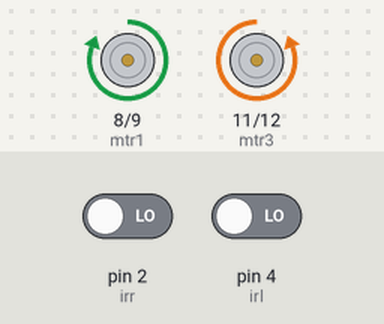
A sketch run on a simulated Arduino Uno, built with avr-gcc and run on an emulated ATmega328P. Parts: motor-driver pin pairs drawn as motors (green arrow = first pin HIGH = forward, orange = second pin HIGH = backward, longer = more drive). The test bench sets the inputs (shaded band); at power-on: pin 2 (irr) LOW, pin 4 (irl) LOW.

Above: at 1.2 s.
1.3 s: pin 2 (irr) driven HIGH
At 2.5 s:
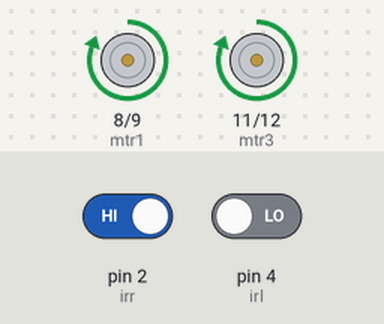
2.8 s: pin 4 (irl) driven HIGH
At 3.7 s:
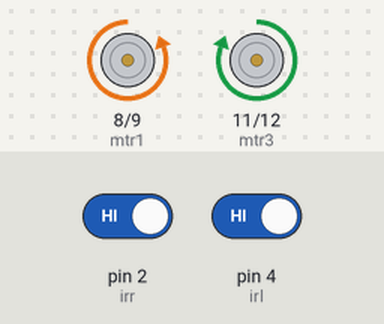
4.3 s: pin 4 (irl) driven LOW
At 4.9 s:
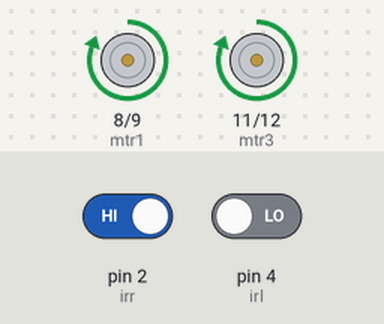
5.8 s: pin 2 (irr) driven LOW
At 7.2 s:
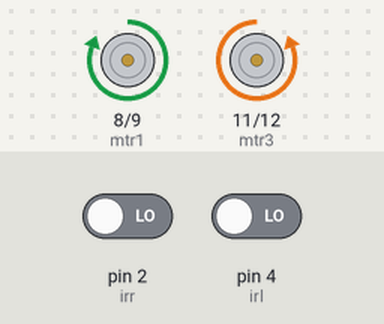
Timing chart, 0 to 8.3 s (numbered marks = the images above; inputs shaded):
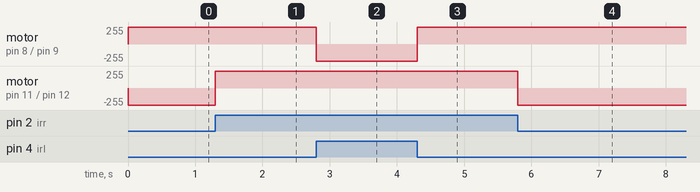

Measured:
- after the input at 1.3 s, motor on pin 11 (mtr3) / pin 12 (mtr4): backward 255/255 → forward 255/255 at once
- after the input at 2.8 s, motor on pin 8 (mtr1) / pin 9 (mtr2): forward 255/255 → backward 255/255 at once
- after the input at 4.3 s, motor on pin 8 (mtr1) / pin 9 (mtr2): backward 255/255 → forward 255/255 at once
- after the input at 5.8 s, motor on pin 11 (mtr3) / pin 12 (mtr4): forward 255/255 → backward 255/255 at once

The sketch:

line_follower_ojass.ino
```cpp
int irr = 2;
int irl = 4;
int mtr1 = 8;
int mtr2 = 9;
int mtr3 = 11;
int mtr4 = 12;

void setup() {
  pinMode(irr,INPUT);
  pinMode(irl,INPUT);
  pinMode(mtr1, OUTPUT);
  pinMode(mtr2, OUTPUT);
  pinMode(mtr3, OUTPUT);
  pinMode(mtr4, OUTPUT);
}

void loop()
{
int right = digitalRead(irr);
int left = digitalRead(irl);
 if(right!=0 && left==0)
 {
  digitalWrite(mtr1,HIGH);
  digitalWrite(mtr2,LOW);
  digitalWrite(mtr3,HIGH);
  digitalWrite(mtr4,LOW);
 }
 //left turn code below
 if(left!=0 && right==0)
 {
  digitalWrite(mtr1,LOW);
  digitalWrite(mtr2,HIGH);
  digitalWrite(mtr3,HIGH);
  digitalWrite(mtr4,LOW);

 }
 //right turn code below
if(left!=0 && right!=0)
 {
  digitalWrite(mtr1,LOW);
  digitalWrite(mtr2,HIGH);
  digitalWrite(mtr3,HIGH);
  digitalWrite(mtr4,LOW);

 }
 /*if(left!=0 && right==0)
 {
  digitalWrite(mtr1,HIGH);
  digitalWrite(mtr2,LOW);
  digitalWrite(mtr3,LOW);
  digitalWrite(mtr4,HIGH);

 }*/

if(left==0 && right==0)
{
  digitalWrite(mtr1,HIGH);
  digitalWrite(mtr2,LOW);
  digitalWrite(mtr3,LOW);
  digitalWrite(mtr4,HIGH);
}
 /*else
 {
  digitalWrite(mtr1,HIGH);
  digitalWrite(mtr2,LOW);
  digitalWrite(mtr3,HIGH);
  digitalWrite(mtr4,LOW);
 }*/
}
```
